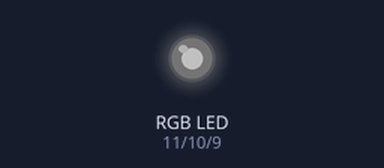
The sketch below on a simulated Arduino Uno, built with avr-gcc and run on an emulated ATmega328P. Parts: an RGB LED mixed from three pins (HIGH = lit). Dim RGB values are drawn brighter than linear.

Above: at 0.05 s.
At 0.8 s:
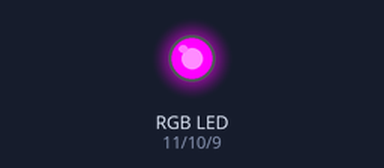
At 1.55 s:
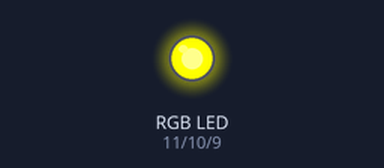
At 3.1 s:
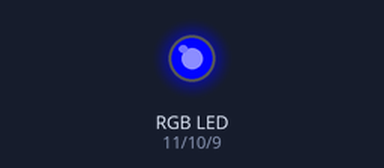
Timing chart, 0 to 7.2 s (numbered marks = the images above):
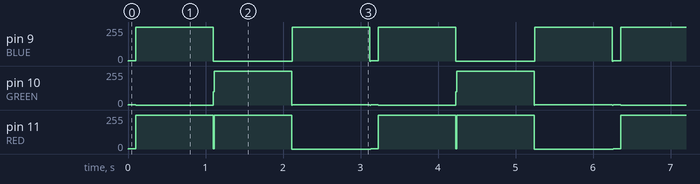

The sketch:

RGB.ino
```cpp
const int RED = 11;
const int GREEN =10;
const int BLUE =9;


void setup() {
  pinMode (RED, OUTPUT);
  pinMode (GREEN, OUTPUT);
  pinMode(BLUE,OUTPUT);
}

void loop() {


  // clear LED with white
  analogWrite(RED, 1);
  analogWrite(GREEN, 1);
  analogWrite(BLUE, 1);
  delay (100);

  analogWrite(RED, 255);
  analogWrite(GREEN,0);
  analogWrite(BLUE,255);
  delay (1000);

  // clear with white

  // clear LED with white
  analogWrite(RED, 1);
  analogWrite(GREEN, 100);
  analogWrite(BLUE, 0);
  delay (10);

  // RED
  analogWrite(RED, 255);
  analogWrite(GREEN, 255);
  analogWrite(BLUE, 0);
  delay (1000);


    // rewrite with white
  analogWrite(RED, 0);
  analogWrite(GREEN, 0);
  analogWrite(BLUE, 0);
  delay (10);

  // blue
  analogWrite(RED,0 );
  analogWrite(GREEN, 3);
  analogWrite(BLUE, 255);
  delay (1000);

  // rewrite with white
  analogWrite(RED, 0);
  analogWrite(GREEN, 0);
  analogWrite(BLUE, 0);
  delay (10);


}
```

Measured:
- by itself, pin 9 (BLUE): repeats every 3.1 s: 255/255 1.0 s, 0/255 1.0 s, 255/255 1.0 s, 0/255 0.01 s, 1/255 0.10 s
- by itself, pin 10 (GREEN): repeats every 3.1 s: 0/255 1.0 s, 100/255 0.01 s, 255/255 1.0 s, 0/255 0.01 s, 3/255 1.0 s, 0/255 0.01 s, 1/255 0.10 s
- by itself, pin 11 (RED): repeats every 3.1 s: 255/255 1.0 s, 1/255 0.01 s, 255/255 1.0 s, 0/255 1.0 s, 1/255 0.10 s
